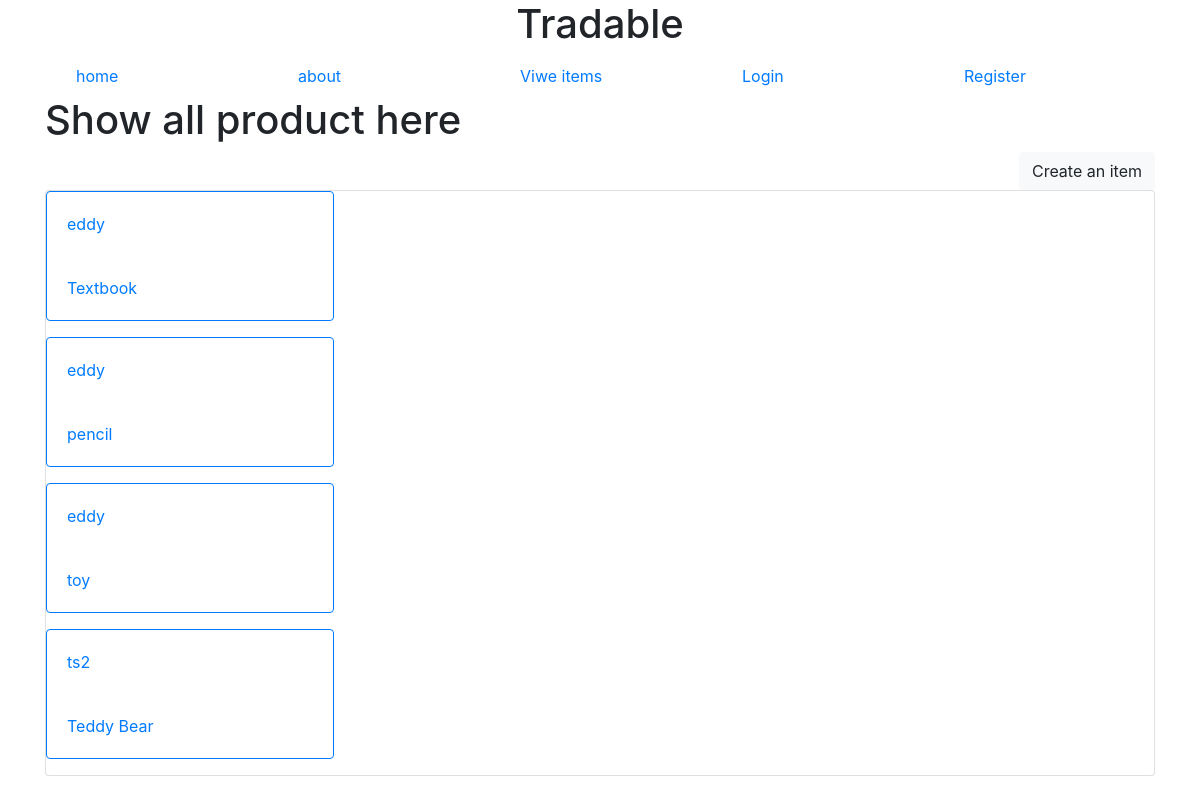
/items/list/, run on the app's committed database.
### items/models.py (models this page shows, shortened)
class Item(models.Model):
    name = models.CharField(max_length=100)
    description = models.TextField()
    price = models.DecimalField(decimal_places=2, max_digits=10000)
    condition = models.TextField()
    createdDateTime = models.DateTimeField(default=timezone.now)
    seller = models.ForeignKey(User, on_delete=models.CASCADE)

### items/views.py (the view)
# urls.py: path('list/', item_list_all_view, name='item_list_all_view'),
def item_list_all_view(request):
    querysetOfItem = Item.objects.all()
    context = {
        'list_all_item': querysetOfItem
    }
    return render(request, "item_list_all.html", context)

### items/templates/item_list_all.html
{% extends 'base.html' %}
{% block content %}
    <div>
        <h1>Show all product here</h1><a href="{% url "item_detail_view" %}">
        <div class="nav justify-content-end">
            <input class="btn btn-light " type= 'button' value='Create an item'/></a>
        </div>
        <div class="card">
            {% for item in list_all_item %}
                <div class="card-group">
                    <div class="card border-primary mb-3" style="max-width: 18rem;">
                        <div class="card-body"><a href="#">{{ item.seller }}</a></div>
                        <div class="card-body"><a href="/items/{{item.id}}">{{ item.name }}</a></div>
                    </div>
                </div >
            {% endfor %}
        </div>
    </div>
{% endblock %}

### templates/base.html (style rules this page uses)
*, *:before, *:after { box-sizing: border-box; }

### data on the page
Item: seller "eddy", name "Textbook"
Item: seller "eddy", name "pencil"
Item: seller "eddy", name "toy"
Item: seller "ts2", name "Teddy Bear"
